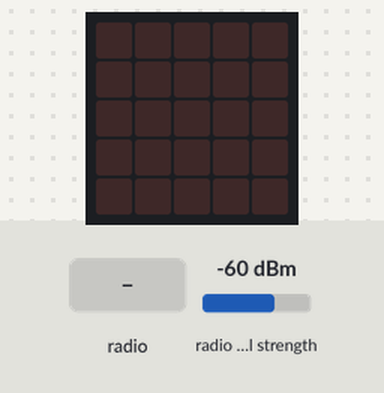
The program below on a simulated BBC micro:bit (MakeCode). Shown: the board's 5×5 LED display. The test bench sets the inputs (shaded band); at power-on: radio signal strength -60 dBm. No radio messages arrive unless stated (any console line starting 'radio sent:' is added by the test bench); what the program prints to the serial console is not drawn.

Above: at 1.2 s.
1.3 s: radio message "0" arrives
At 1.7 s:
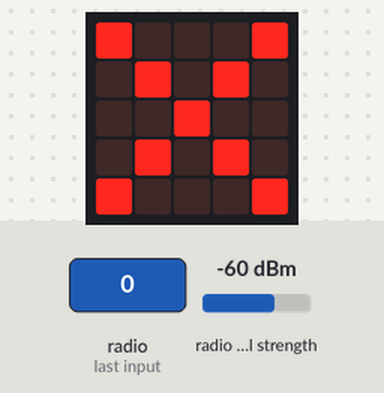
Timing chart, 0 to 4.3 s (numbered marks = the images above; inputs shaded):
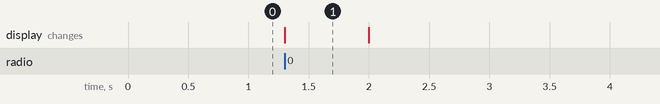

Measured:
- after the input at 1.3 s, the display: changes at once (image 1)
- what the display in image 1 shows lasts 0.7 s, from 1.3 s to 2.0 s

The program:

microbit-DistanceChecker.py
```python
# Distance Checker
# When something is received on the given channel, the radio strength is checked as value for distance
def on_received_number(receivedNumber):
    if radio.received_packet(RadioPacketProperty.SIGNAL_STRENGTH) > -70:
        basic.show_icon(IconNames.NO)
        basic.pause(100)
        basic.clear_screen()

# Forever loop
def on_forever():
    radio.send_number(0)
    basic.pause(50)

# Radio set-up
radio.set_transmit_power(2)
radio.set_group(1)

radio.on_received_number(on_received_number)
basic.forever(on_forever)
```
